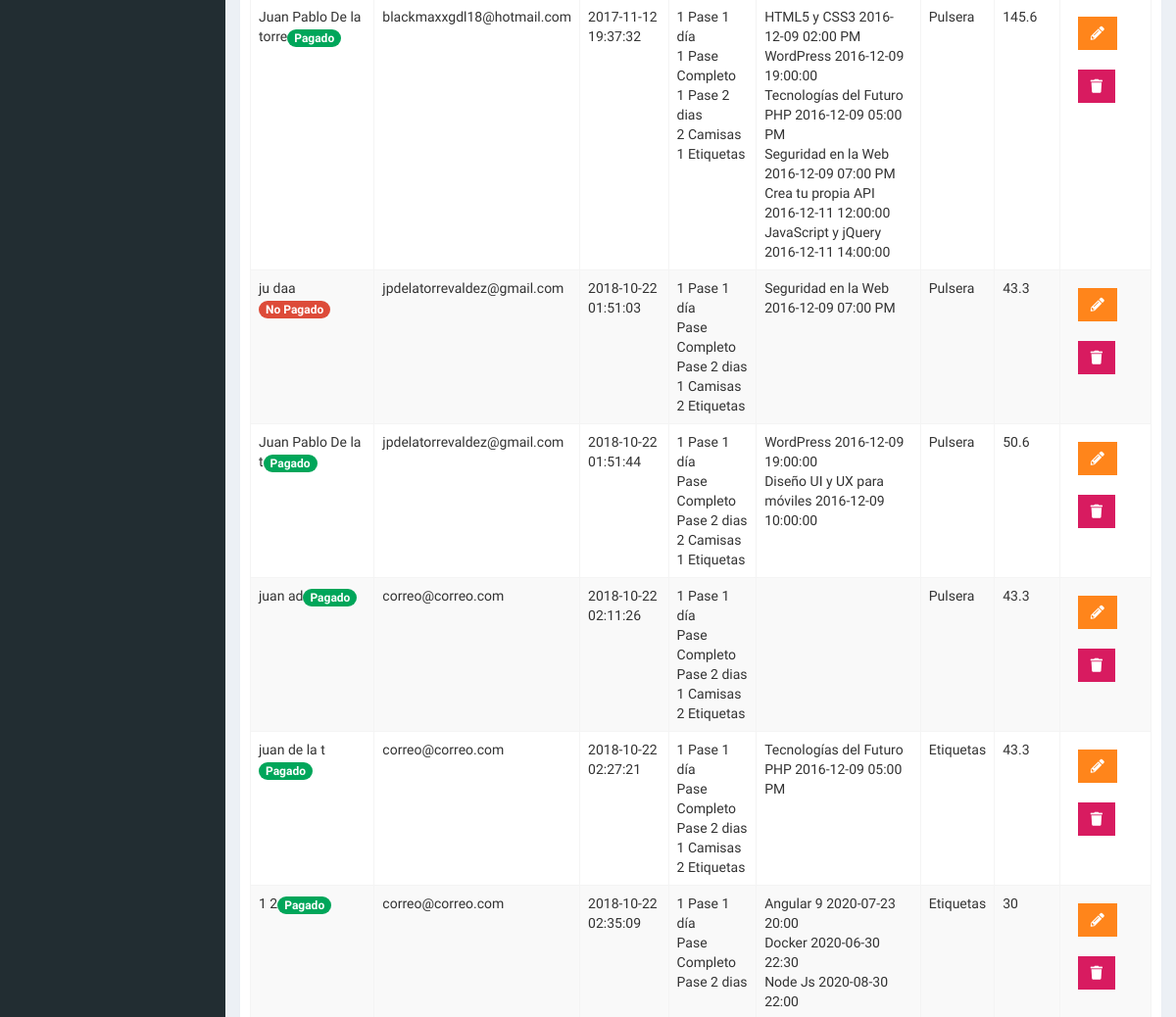
The app's page /admin/lista-registrados.php (signed in, middle part), older data.
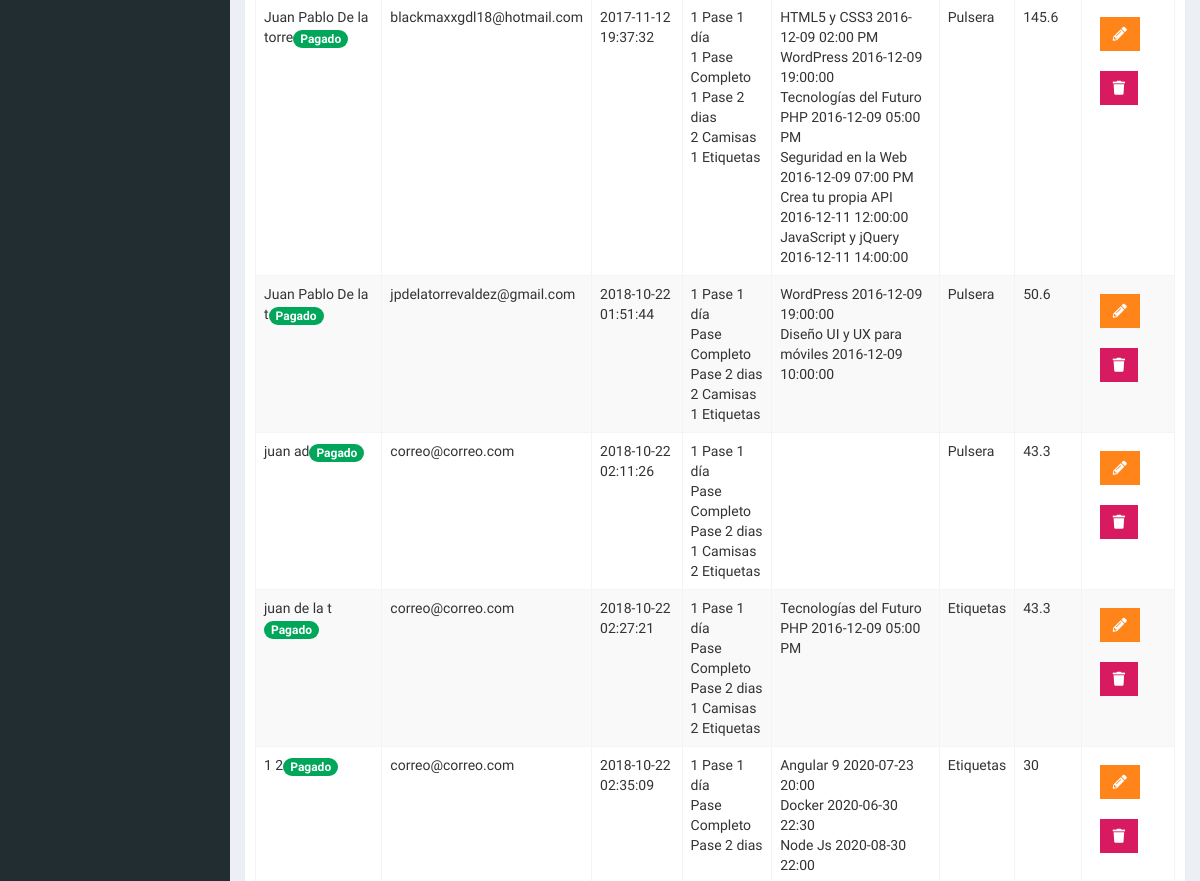
The same page, newer data.
### tables this page shows
CREATE TABLE `registrados` (
  `ID_Registrado` bigint(20) UNSIGNED NOT NULL,
  `nombre_registrado` varchar(50) NOT NULL,
  `apellido_registrado` varchar(50) NOT NULL,
  `email_registrado` varchar(100) NOT NULL,
  `fecha_registro` datetime NOT NULL,
  `pases_articulos` longtext NOT NULL,
  `talleres_registrados` longtext NOT NULL,
  `regalo` int(11) NOT NULL,
  `total_pagado` varchar(50) NOT NULL,
  `pagado` int(1) NOT NULL
);

CREATE TABLE `eventos` (
  `evento_id` tinyint(10) NOT NULL,
  `nombre_evento` varchar(60) NOT NULL,
  `fecha_evento` date NOT NULL,
  `hora_evento` varchar(10) NOT NULL,
  `id_cat_evento` tinyint(10) NOT NULL,
  `id_inv` tinyint(4) NOT NULL,
  `clave` varchar(10) NOT NULL,
  `editado` datetime NOT NULL DEFAULT '2017-11-06 17:50:04'
);

CREATE TABLE `regalos` (
  `ID_regalo` int(11) NOT NULL,
  `nombre_regalo` varchar(50) NOT NULL
);

### admin/lista-registrados.php (the view, shortened to what this page needs)
<?php
include_once 'funciones/funciones.php';
include_once 'templates/header.php';
include_once 'templates/barra.php';
include_once 'templates/navegacion.php';
?>
  <div class="content-wrapper">
    <section class="content">
      <div class="row">
        <div class="col-xs-12">
            <div class="box">
            <div class="box-body table-responsive" >
              <table id="registros" class="table table-bordered table-striped">
                <tbody>
                    <?php
                        try {
                            $sql = "SELECT registrados.*, regalos.nombre_regalo FROM registrados ";
                            $sql .= " JOIN regalos";
                            $sql .= " ON registrados.regalo = regalos.ID_regalo";
                            $resultado = $conn->query($sql);
                        } catch (Exception $e) {
                            $error = $e->getMessage();
                            echo $error;
                        }
                          while ($registrado = $resultado->fetch_assoc()) {?>
                            <tr width="150">
                              <td><?php echo $registrado['nombre_registrado'] . " " . $registrado['apellido_registrado'];
                                $pagado = $registrado['pagado'];
                                if($pagado) {
                                    echo '<span class = "badge bg-green">Pagado</span>';
                                } else {
                                    echo '<span class = "badge bg-red">No Pagado</span>';
                                }?>
                                </td>
                              <td ><?php echo $registrado['email_registrado']; ?></td>
                              <td><?php echo $registrado['fecha_registro']; ?></td>
                               <td >
                                  <?php
                                  $articulos = json_decode($registrado['pases_articulos'], true) ;
                                    $arreglo_articulo = array (
                                        'un_dia' => 'Pase 1 día',
                                        'pase_2dias' => 'Pase 2 dias',
                                        'pase_completo' => 'Pase Completo',
                                        'camisas' => 'Camisas',
                                        'etiquetas' => 'Etiquetas'
                                    );
                                    foreach ($articulos as $llave =>$articulo) {
                                        if(array_key_exists('cantidad', $articulo)){
                                          echo $articulo['cantidad']  . " " . $arreglo_articulo[$llave] . "<br>";
                                        } else {
                                          echo $articulo  . " " . $arreglo_articulo[$llave] . "<br>";
                                        }
                                    }
                                  ?>
                                </td>
                              <td>
                                  <?php $eventos_resultados = $registrado['talleres_registrados'];
                                        $talleres = json_decode($eventos_resultados, true);
                                        $talleres = implode("', '", $talleres['eventos']);
                                       $sql_talleres = "SELECT nombre_evento, fecha_evento, hora_evento FROM eventos WHERE clave IN ('$talleres') OR evento_id IN ('$talleres') ";
                                       $resultado_talleres = $conn->query($sql_talleres);
                                    while ($eventos = $resultado_talleres->fetch_assoc()) {
                                        echo $eventos['nombre_evento'] . " " . $eventos['fecha_evento'] . " " . $eventos['hora_evento'] . "<br>" ;
                                    }
                                  ?>
                              </td>
                              <td><?php echo $registrado['nombre_regalo']; ?></td>
                              <td><?php echo $registrado['total_pagado']; ?></td>
                              <td>
                                <a href="editar-registro.php?id=<?php echo $registrado['ID_Registrado'] ?>" class="btn bg-orange btn-flat margin" >
                                <i class="fa fa-pencil-alt"></i>
                                </a>
                                <a href="#" data-id="<?php echo $registrado['ID_Registrado'] ?>" data-tipo="registrado" class="btn bg-maroon btn-flat margin borrar_registro ">
                                <i class="fa fa-trash"></i>
                                </a>
                              </td>
                            </tr>
                         <?php } ?>
                </tbody>
              </table>
            </div>
          </div>
        </div>
      </div>
    </section>
  </div>
  <?php
include_once 'templates/footer.php';
?>

Row changes from the older to the newer data that the page shows:
removed registrados: nombre_registrado "ju", apellido_registrado "daa", pagado "No Pagado", email_registrado "jpdelatorrevaldez@gmail.com", fecha_registro "2018-10-22 01:51:03", cantidad "1", llave "Pase 1 día", llave "Pase Completo", llave "Pase 2 dias", pases_articulos "1", llave "Camisas", pases_articulos "2", llave "Etiquetas", regalo.nombre_regalo "Pulsera", total_pagado "43.3", eventos (nombre_evento "Seguridad en la Web", fecha_evento "2016-12-09", hora_evento "07:00 PM")
